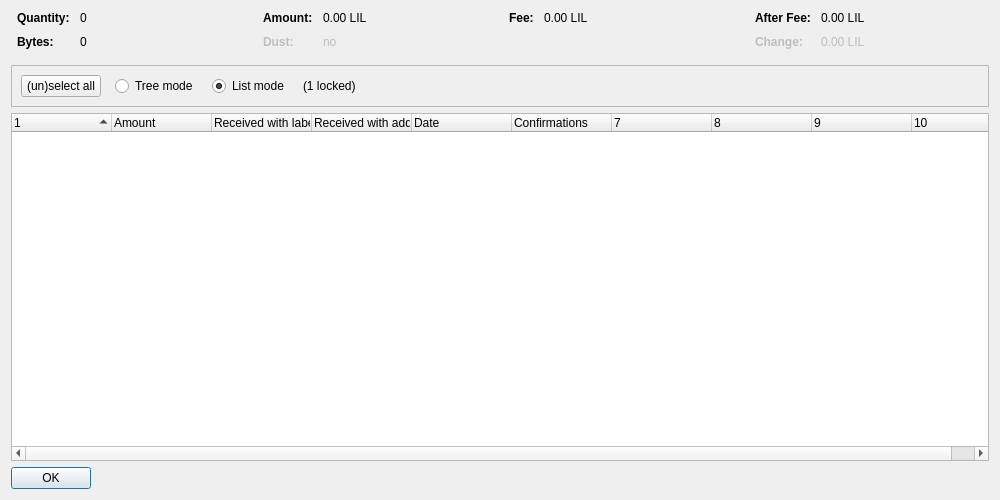
<?xml version="1.0" encoding="UTF-8"?>
<ui version="4.0">
 <class>CoinControlDialog</class>
 <widget class="QDialog" name="CoinControlDialog">
  <property name="geometry">
   <rect>
    <x>0</x>
    <y>0</y>
    <width>1000</width>
    <height>500</height>
   </rect>
  </property>
  <property name="windowTitle">
   <string>Coin Selection</string>
  </property>
  <layout class="QVBoxLayout" name="verticalLayout">
   <item>
    <layout class="QHBoxLayout" name="horizontalLayoutTop" stretch="0,0,0,0">
     <property name="topMargin">
      <number>0</number>
     </property>
     <property name="bottomMargin">
      <number>10</number>
     </property>
     <item>
      <layout class="QFormLayout" name="formLayoutCoinControl1">
       <property name="horizontalSpacing">
        <number>10</number>
       </property>
       <property name="verticalSpacing">
        <number>10</number>
       </property>
       <property name="leftMargin">
        <number>6</number>
       </property>
       <property name="rightMargin">
        <number>6</number>
       </property>
       <item row="0" column="0">
        <widget class="QLabel" name="labelCoinControlQuantityText">
         <property name="font">
          <font>
           <weight>75</weight>
           <bold>true</bold>
          </font>
         </property>
         <property name="text">
          <string>Quantity:</string>
         </property>
        </widget>
       </item>
       <item row="0" column="1">
        <widget class="QLabel" name="labelCoinControlQuantity">
         <property name="cursor">
          <cursorShape>IBeamCursor</cursorShape>
         </property>
         <property name="contextMenuPolicy">
          <enum>Qt::ActionsContextMenu</enum>
         </property>
         <property name="text">
          <string notr="true">0</string>
         </property>
         <property name="textInteractionFlags">
          <set>Qt::LinksAccessibleByMouse|Qt::TextSelectableByKeyboard|Qt::TextSelectableByMouse</set>
         </property>
        </widget>
       </item>
       <item row="1" column="0">
        <widget class="QLabel" name="labelCoinControlBytesText">
         <property name="font">
          <font>
           <weight>75</weight>
           <bold>true</bold>
          </font>
         </property>
         <property name="text">
          <string>Bytes:</string>
         </property>
        </widget>
       </item>
       <item row="1" column="1">
        <widget class="QLabel" name="labelCoinControlBytes">
         <property name="cursor">
          <cursorShape>IBeamCursor</cursorShape>
         </property>
         <property name="contextMenuPolicy">
          <enum>Qt::ActionsContextMenu</enum>
         </property>
         <property name="text">
          <string notr="true">0</string>
         </property>
         <property name="textInteractionFlags">
          <set>Qt::LinksAccessibleByMouse|Qt::TextSelectableByKeyboard|Qt::TextSelectableByMouse</set>
         </property>
        </widget>
       </item>
      </layout>
     </item>
     <item>
      <layout class="QFormLayout" name="formLayoutCoinControl2">
       <property name="horizontalSpacing">
        <number>10</number>
       </property>
       <property name="verticalSpacing">
        <number>10</number>
       </property>
       <property name="leftMargin">
        <number>6</number>
       </property>
       <property name="rightMargin">
        <number>6</number>
       </property>
       <item row="0" column="0">
        <widget class="QLabel" name="labelCoinControlAmountText">
         <property name="font">
          <font>
           <weight>75</weight>
           <bold>true</bold>
          </font>
         </property>
         <property name="text">
          <string>Amount:</string>
         </property>
        </widget>
       </item>
       <item row="0" column="1">
        <widget class="QLabel" name="labelCoinControlAmount">
         <property name="cursor">
          <cursorShape>IBeamCursor</cursorShape>
         </property>
         <property name="contextMenuPolicy">
          <enum>Qt::ActionsContextMenu</enum>
         </property>
         <property name="text">
          <string notr="true">0.00 LIL</string>
         </property>
         <property name="textInteractionFlags">
          <set>Qt::LinksAccessibleByMouse|Qt::TextSelectableByKeyboard|Qt::TextSelectableByMouse</set>
         </property>
        </widget>
       </item>
       <item row="1" column="0">
        <widget class="QLabel" name="labelCoinControlLowOutputText">
         <property name="enabled">
          <bool>false</bool>
         </property>
         <property name="font">
          <font>
           <weight>75</weight>
           <bold>true</bold>
          </font>
         </property>
         <property name="text">
          <string>Dust:</string>
         </property>
        </widget>
       </item>
       <item row="1" column="1">
        <widget class="QLabel" name="labelCoinControlLowOutput">
         <property name="enabled">
          <bool>false</bool>
         </property>
         <property name="cursor">
          <cursorShape>IBeamCursor</cursorShape>
         </property>
         <property name="contextMenuPolicy">
          <enum>Qt::ActionsContextMenu</enum>
         </property>
         <property name="text">
          <string notr="true">no</string>
         </property>
         <property name="textInteractionFlags">
          <set>Qt::LinksAccessibleByMouse|Qt::TextSelectableByKeyboard|Qt::TextSelectableByMouse</set>
         </property>
        </widget>
       </item>
      </layout>
     </item>
     <item>
      <layout class="QFormLayout" name="formLayoutCoinControl3">
       <property name="horizontalSpacing">
        <number>10</number>
       </property>
       <property name="verticalSpacing">
        <number>10</number>
       </property>
       <property name="leftMargin">
        <number>6</number>
       </property>
       <property name="rightMargin">
        <number>6</number>
       </property>
       <item row="0" column="0">
        <widget class="QLabel" name="labelCoinControlFeeText">
         <property name="font">
          <font>
           <weight>75</weight>
           <bold>true</bold>
          </font>
         </property>
         <property name="text">
          <string>Fee:</string>
         </property>
        </widget>
       </item>
       <item row="0" column="1">
        <widget class="QLabel" name="labelCoinControlFee">
         <property name="cursor">
          <cursorShape>IBeamCursor</cursorShape>
         </property>
         <property name="contextMenuPolicy">
          <enum>Qt::ActionsContextMenu</enum>
         </property>
         <property name="text">
          <string notr="true">0.00 LIL</string>
         </property>
         <property name="textInteractionFlags">
          <set>Qt::LinksAccessibleByMouse|Qt::TextSelectableByKeyboard|Qt::TextSelectableByMouse</set>
         </property>
        </widget>
       </item>
      </layout>
     </item>
     <item>
      <layout class="QFormLayout" name="formLayoutCoinControl4">
       <property name="horizontalSpacing">
        <number>10</number>
       </property>
       <property name="verticalSpacing">
        <number>10</number>
       </property>
       <property name="leftMargin">
        <number>6</number>
       </property>
       <property name="rightMargin">
        <number>6</number>
       </property>
       <item row="0" column="0">
        <widget class="QLabel" name="labelCoinControlAfterFeeText">
         <property name="font">
          <font>
           <weight>75</weight>
           <bold>true</bold>
          </font>
         </property>
         <property name="text">
          <string>After Fee:</string>
         </property>
        </widget>
       </item>
       <item row="0" column="1">
        <widget class="QLabel" name="labelCoinControlAfterFee">
         <property name="cursor">
          <cursorShape>IBeamCursor</cursorShape>
         </property>
         <property name="contextMenuPolicy">
          <enum>Qt::ActionsContextMenu</enum>
         </property>
         <property name="text">
          <string notr="true">0.00 LIL</string>
         </property>
         <property name="textInteractionFlags">
          <set>Qt::LinksAccessibleByMouse|Qt::TextSelectableByKeyboard|Qt::TextSelectableByMouse</set>
         </property>
        </widget>
       </item>
       <item row="1" column="0">
        <widget class="QLabel" name="labelCoinControlChangeText">
         <property name="enabled">
          <bool>false</bool>
         </property>
         <property name="font">
          <font>
           <weight>75</weight>
           <bold>true</bold>
          </font>
         </property>
         <property name="text">
          <string>Change:</string>
         </property>
        </widget>
       </item>
       <item row="1" column="1">
        <widget class="QLabel" name="labelCoinControlChange">
         <property name="enabled">
          <bool>false</bool>
         </property>
         <property name="cursor">
          <cursorShape>IBeamCursor</cursorShape>
         </property>
         <property name="contextMenuPolicy">
          <enum>Qt::ActionsContextMenu</enum>
         </property>
         <property name="text">
          <string notr="true">0.00 LIL</string>
         </property>
         <property name="textInteractionFlags">
          <set>Qt::LinksAccessibleByMouse|Qt::TextSelectableByKeyboard|Qt::TextSelectableByMouse</set>
         </property>
        </widget>
       </item>
      </layout>
     </item>
    </layout>
   </item>
   <item>
    <widget class="QFrame" name="frame">
     <property name="minimumSize">
      <size>
       <width>0</width>
       <height>40</height>
      </size>
     </property>
     <property name="frameShape">
      <enum>QFrame::StyledPanel</enum>
     </property>
     <property name="frameShadow">
      <enum>QFrame::Sunken</enum>
     </property>
     <layout class="QHBoxLayout" name="horizontalLayout">
      <item>
       <layout class="QHBoxLayout" name="horizontalLayoutPanel" stretch="0,0,0,0,0">
        <property name="spacing">
         <number>14</number>
        </property>
        <item>
         <widget class="QPushButton" name="pushButtonSelectAll">
          <property name="sizePolicy">
           <sizepolicy hsizetype="Maximum" vsizetype="Fixed">
            <horstretch>0</horstretch>
            <verstretch>0</verstretch>
           </sizepolicy>
          </property>
          <property name="text">
           <string>(un)select all</string>
          </property>
          <property name="autoDefault">
           <bool>false</bool>
          </property>
         </widget>
        </item>
        <item>
         <widget class="QRadioButton" name="radioTreeMode">
          <property name="sizePolicy">
           <sizepolicy hsizetype="Maximum" vsizetype="Fixed">
            <horstretch>0</horstretch>
            <verstretch>0</verstretch>
           </sizepolicy>
          </property>
          <property name="text">
           <string>Tree mode</string>
          </property>
         </widget>
        </item>
        <item>
         <widget class="QRadioButton" name="radioListMode">
          <property name="sizePolicy">
           <sizepolicy hsizetype="Maximum" vsizetype="Fixed">
            <horstretch>0</horstretch>
            <verstretch>0</verstretch>
           </sizepolicy>
          </property>
          <property name="text">
           <string>List mode</string>
          </property>
          <property name="checked">
           <bool>true</bool>
          </property>
         </widget>
        </item>
        <item>
         <widget class="QLabel" name="labelLocked">
          <property name="text">
           <string notr="true">(1 locked)</string>
          </property>
         </widget>
        </item>
        <item>
         <spacer name="horizontalSpacer">
          <property name="orientation">
           <enum>Qt::Horizontal</enum>
          </property>
          <property name="sizeHint" stdset="0">
           <size>
            <width>40</width>
            <height>20</height>
           </size>
          </property>
         </spacer>
        </item>
       </layout>
      </item>
     </layout>
    </widget>
   </item>
   <item>
    <widget class="CoinControlTreeWidget" name="treeWidget">
     <property name="contextMenuPolicy">
      <enum>Qt::CustomContextMenu</enum>
     </property>
     <property name="sortingEnabled">
      <bool>false</bool>
     </property>
     <property name="columnCount">
      <number>10</number>
     </property>
     <attribute name="headerShowSortIndicator" stdset="0">
      <bool>true</bool>
     </attribute>
     <attribute name="headerStretchLastSection">
      <bool>false</bool>
     </attribute>
     <column>
      <property name="text">
       <string/>
      </property>
     </column>
     <column>
      <property name="text">
       <string>Amount</string>
      </property>
     </column>
     <column>
      <property name="text">
       <string>Received with label</string>
      </property>
     </column>
     <column>
      <property name="text">
       <string>Received with address</string>
      </property>
     </column>
     <column>
      <property name="text">
       <string>Date</string>
      </property>
     </column>
     <column>
      <property name="text">
       <string>Confirmations</string>
      </property>
      <property name="toolTip">
       <string>Confirmed</string>
      </property>
     </column>
     <column>
      <property name="text">
       <string/>
      </property>
     </column>
     <column>
      <property name="text">
       <string/>
      </property>
     </column>
     <column>
      <property name="text">
       <string/>
      </property>
     </column>
     <column>
      <property name="text">
       <string/>
      </property>
     </column>
    </widget>
   </item>
   <item>
    <widget class="QDialogButtonBox" name="buttonBox">
     <property name="sizePolicy">
      <sizepolicy hsizetype="Maximum" vsizetype="Fixed">
       <horstretch>0</horstretch>
       <verstretch>0</verstretch>
      </sizepolicy>
     </property>
     <property name="orientation">
      <enum>Qt::Horizontal</enum>
     </property>
     <property name="standardButtons">
      <set>QDialogButtonBox::Ok</set>
     </property>
    </widget>
   </item>
  </layout>
 </widget>
 <customwidgets>
  <customwidget>
   <class>CoinControlTreeWidget</class>
   <extends>QTreeWidget</extends>
   <header>coincontroltreewidget.h</header>
  </customwidget>
 </customwidgets>
 <resources/>
 <connections/>
</ui>
